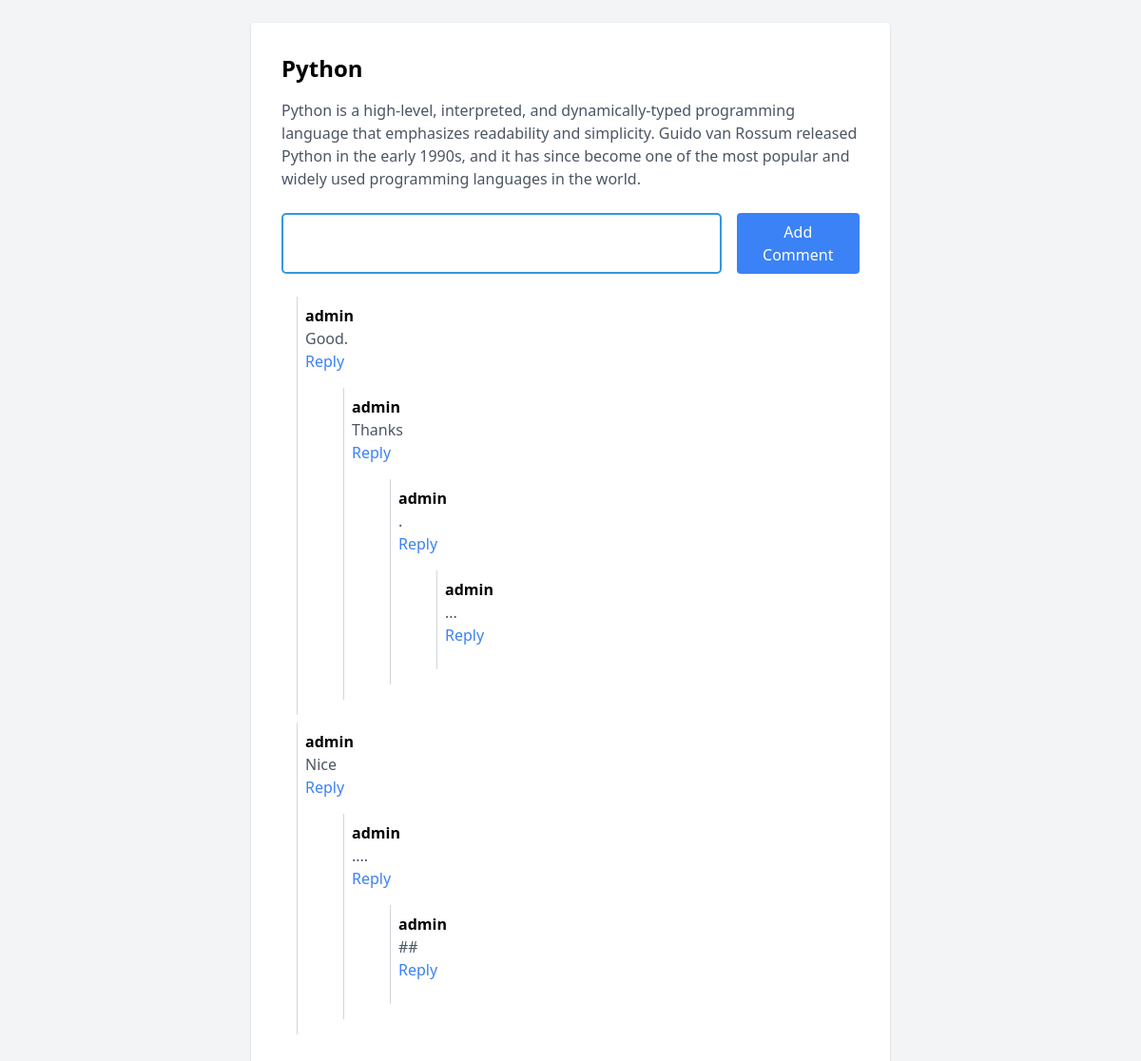
/post/1, run on the app's committed database.
### core/models.py (models this page shows, shortened)
class Post(models.Model):
    title = models.CharField(max_length=200)
    content = models.TextField()

class Comment(models.Model):
    user = models.ForeignKey(User, on_delete=models.CASCADE)
    text = models.CharField(max_length = 200, null = True, blank  = True)
    created_at = models.DateTimeField(auto_now_add=True)
    post = models.ForeignKey(Post, on_delete=models.CASCADE,null = True ,blank = True)
    parent_comment = models.ForeignKey('self', null=True, blank=True, on_delete=models.CASCADE)
    def get_child_comments(self):
        return Comment.objects.filter(parent_comment = self)

### core/views.py (the view, shortened to what this page needs)
# urls.py: path('post/<int:id>', postPage, name='post'),
def postPage(request, id):
    response_form = CommentForm()
    reply_form = ReplyForm()
    post = Post.objects.get(id=id)
    comments = Comment.objects.filter(parent_comment = None,post = post)
    context = {
        'post': post,
        'comment_form': response_form,
        'reply_form': reply_form,
        'comments':comments
    }
    return render(request, 'comments/post_detail.html', context)

### core/forms.py
class CommentForm(forms.ModelForm):
    class Meta:
        model = Comment
        fields = ['text']

class ReplyForm(forms.ModelForm):
    class Meta:
        model = Comment
        fields = ['text']

### core/templates/comments/post_detail.html (shortened to what this page needs)
{%extends 'comments/base.html'%}
{%load static%}
{%block content%}
<div class="max-w-2xl mx-auto bg-white p-8 rounded shadow">
  <div class="mb-6">
      <h2 class="text-2xl font-bold mb-4">{{post.title}}</h2>
      <p class="text-gray-600">{{post.content}}</p>
  </div>
  <form class="mb-6" method ="post">
    <div class="flex space-x-4">
        {{ comment_form.text }}
        <button type="submit" class="px-6 py-2 bg-blue-500 text-white rounded">Add Comment</button>
    </div>
  </form>
  <div class="space-y-4">
      <div class=" space-x-4">
          {% for comment in comments %}
              {% include 'comments/nested_comments.html' with comments=comment %}
          {% endfor %}
      </div>
  </div>
</div>
{%endblock content%}

### core/templates/comments/base.html (shortened to what this page needs)
<!DOCTYPE html>
<html lang="en">
<head>
    <link href="https://cdn.jsdelivr.net/npm/tailwindcss@2.2.19/dist/tailwind.min.css" rel="stylesheet">
</head>
<body class="bg-gray-100 p-6">
    {%block content%}{%endblock content%}
</body>
</html>

### core/templates/comments/nested_comments.html (shortened to what this page needs)
<div class="ml-10 border-l mb-2 p-2 border-gray-300" id = "{{comment.id}}">
  <div class="mb-4">
    <p class="font-semibold">{{comment.user}}</p>
    <p class="text-gray-600">{{comment.text}}</p>
    {% if not reply_form_visible %}
      <button class="text-blue-500 reply-button" data-reply-button="replyBtn-{{comment.id}}" onclick="toggleReplyForm({{comment.id}})">Reply</button>
    {% endif %}
  </div>
  {%for comment in comment.get_child_comments%}
    {% include 'comments/nested_comments.html' with comments=comment %}
  {%endfor%}
</div>

### core/templates/comments/post_detail.html (style rules this page uses)
input[type="text"] { width: 100%; padding: 10px; margin: 0; box-sizing: border-box; border: 2px solid #3498db; border-radius: 5px; font-size: 16px; outline: none; transition: border-color 0.3s ease; }

### data on the page
Post: title "Python", content "Python is a high-level, interpreted, and dynamically-typed programming language that emphasizes readability and simplicity. Guido van Rossum released Python in the early 1990s, and it has since become one of the most popular and widely used programming languages in the world."
Comment: user "admin", text "Good."
Comment: user "admin", text "Thanks"
Comment: user "admin", text "."
Comment: user "admin", text "..."
Comment: user "admin", text "Nice"
Comment: user "admin", text "...."
Comment: user "admin", text "##"
